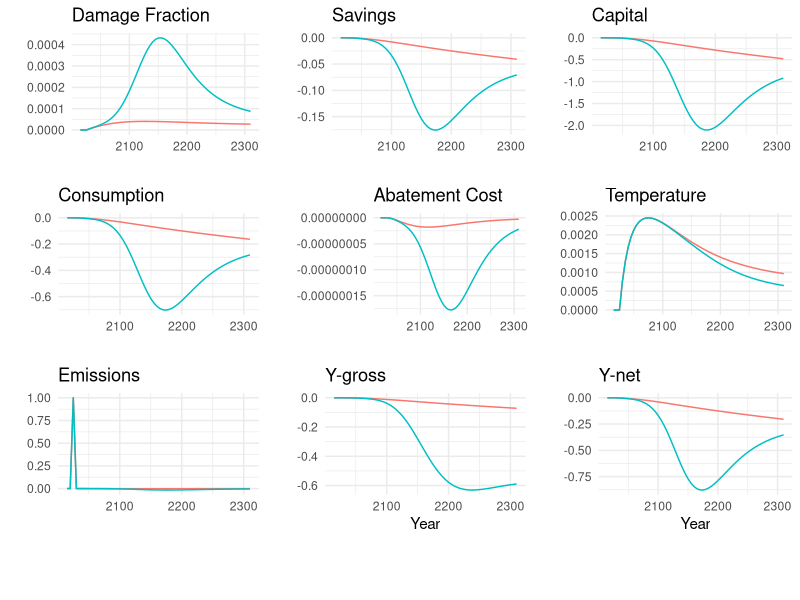
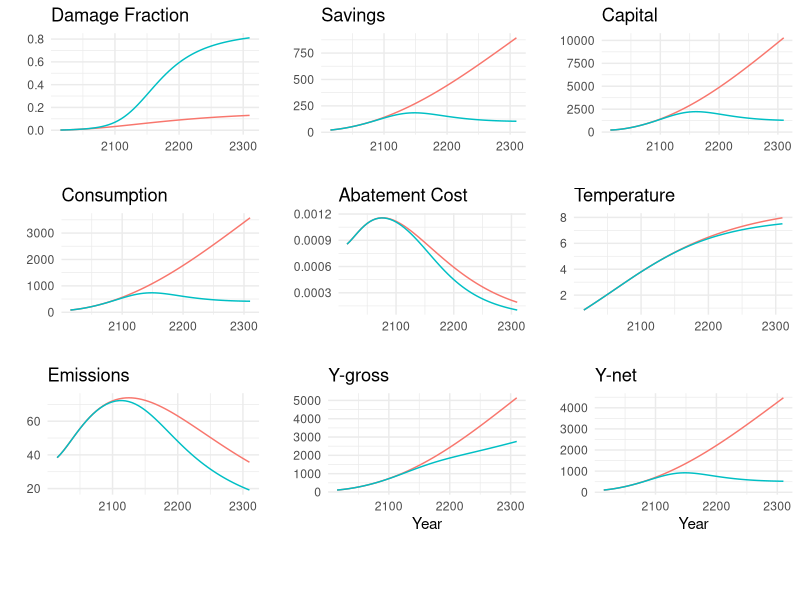
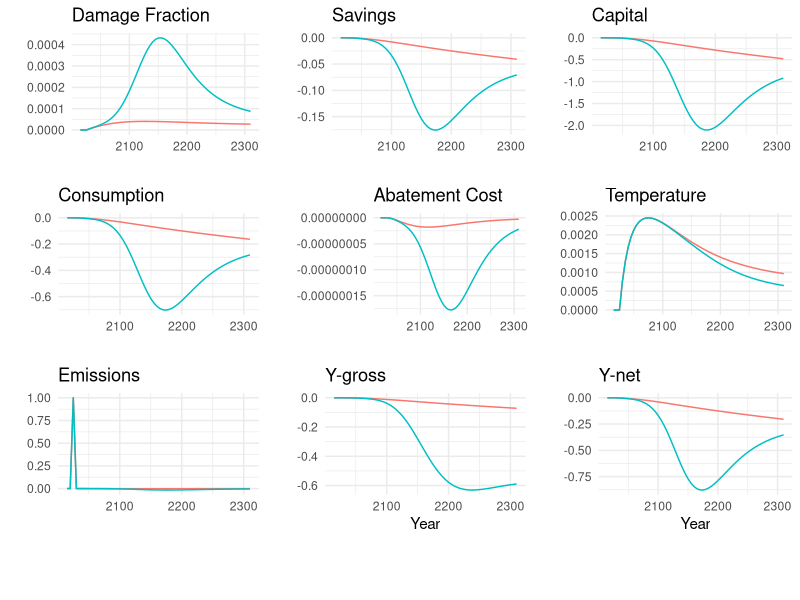
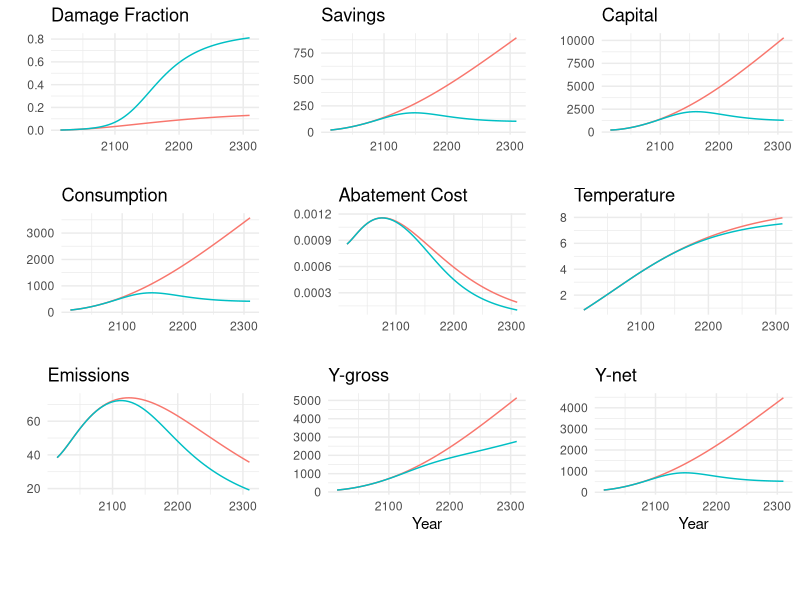

R code for these plots, in order:
# time periods (5 years per period)
time_horizon = 60
  
# availability of fossil fuels
fosslim  = 6000      # maximum cumulative extraction fossil fuels (gtc)

# time step
tstep    = 5         # years per period
  
# preferences
elasmu   = 1.45      # elasticity of marginal utility of consumption
prstp    = .015      # initial rate of social time preference per year
  
# population and technology
gama     = .300      # capital elasticity in production function
pop0     = 7403      # initial world population 2015 (millions)
popadj   = 0.134     # growth rate to calibrate to 2050 pop projection
popasym  = 11500     # asymptotic population (millions)
dk       = .100      # depreciation rate on capital (per year)
q0       = 105.5     # initial world gross output 2015 (trill 2010 usd)
k0       = 223       # initial capital value 2015 (trill 2010 usd)
a0       = 5.115     # initial level of total factor productivity
ga0      = 0.076     # initial growth rate for tfp per 5 years 
dela     = 0.005     # decline rate of tfp per 5 years
s        = 0.2       # savings rate

# emissions parameters
gsigma1  = -0.0152   # initial growth of sigma (per year)
dsig     = -0.001    # decline rate of decarbonization (per period)
eland0   = 2.6       # carbon emissions from land 2015 (gtco2 per year)
deland   = .115      # decline rate of land emissions (per period)
e0       = 35.85     # industrial emissions 2015 (gtco2 per year)
miu0     = .03       # initial emissions control rate for base case 2015

# carbon cycle
# initial conditions
mat0     = 851       # initial concentration in atmosphere 2015 (gtc)
mu0      = 460       # initial concentration in upper strata 2015 (gtc)
ml0      = 1740      # initial concentration in lower strata 2015 (gtc)
mateq    = 588       # equilibrium concentration atmosphere  (gtc)
mueq     = 360       # equilibrium concentration in upper strata (gtc)
mleq     = 1720      # equilibrium concentration in lower strata (gtc)

# flow paramaters
b12      = .12       # carbon cycle transition matrix
b23      = 0.007     # carbon cycle transition matrix
  
# these are for declaration and are defined later
# b11      carbon cycle transition matrix
# b21      carbon cycle transition matrix
# b22      carbon cycle transition matrix
# b32      carbon cycle transition matrix
# b33      carbon cycle transition matrix
# sig0     carbon intensity 2010 (kgco2 per output 2005 usd 2010)

# climate model parameters
t2xco2   = 3.1       # equilibrium temp impact (oc per doubling co2)
fex0     = 0.5       # 2015 forcings of non-co2 ghg (wm-2)
fex1     = 1.0       # 2100 forcings of non-co2 ghg (wm-2)
tocean0  = .0068     # initial lower stratum temp change (c from 1900)
tatm0    = 0.85      # initial atmospheric temp change (c from 1900)
c1       = 0.1005    # climate equation coefficient for upper level
c3       = 0.088     # transfer coefficient upper to lower stratum
c4       = 0.025     # transfer coefficient for lower level
fco22x   = 3.6813    # forcings of equilibrium co2 doubling (wm-2)
  
# climate damage parameters
a10      = 0         # initial damage intercept
# a20                # initial damage quadratic term
a1       = 0         # damage intercept
a2       = 0.00236   # damage quadratic term
a3       = 2.00      # damage exponent
a4       = 5.07e-6   # Weitzman damage term
a5       = 6.754     # damage exponent Weitzman 2012

# abatement cost
expcost2 = 2.6       # exponent of control cost function
pback    = 550       # cost of backstop 2010$ per tco2 2015
gback    = .025      # initial cost decline backstop cost per period
limmiu   = 1.2       # upper limit on control rate after 2150
tnopol   = 45        # period before which no emissions controls base
cprice0  = 2         # initial base carbon price (2010$ per tco2)
gcprice  = .02       # growth rate of base carbon price per year
  
# scaling and inessential parameters
# note that these are unnecessary for the calculations
# they ensure that mu of first period's consumption =1 and pv cons = pv utilty
scale1   = 0.0302455265681763   # multiplicative scaling coefficient
scale2   = -10993.704     # additive scaling coefficient

# parameters
# l[t]          level of population and labor
# al[t]         level of total factor productivity
# sigma[t]      co2-equivalent-emissions output ratio
# rr[t]         average utility social discount rate
# ga[t]         growth rate of productivity from
# forcoth[t]    exogenous forcing for other greenhouse gases
# gl[t]         growth rate of labor
# gcost1        growth of cost factor
# gsig[t]       change in sigma (cumulative improvement of energy efficiency)
# etree[t]      emissions from deforestation
# cumetree[t]   cumulative from land
# cost1[t]      adjusted cost for backstop
# lam           climate model parameter
# gfacpop[t]    growth factor population
# pbacktime[t]  backstop price
# optlrsav      optimal long-run savings rate used for transversality
# scc[t]        social cost of carbon
# cpricebase[t] carbon price in base case
# photel[t]     carbon price under no damages (hotelling rent condition)
# ppm[t]        atmospheric concentrations parts per million
# atfrac[t]     atmospheric share since 1850
# atfrac2010[t]     atmospheric share since 2010 ;

# parameters for long-run consistency of carbon cycle
b11 = 1 - b12
b21 = b12*mateq/mueq
b22 = 1 - b21 - b23
b32 = b23*mueq/mleq
b33 = 1 - b32 

# further definitions of parameters
a20 = a2
sig0 = e0/(q0*(1-miu0))
lam = fco22x/t2xco2

#
ga = ga0*exp(-dela*5*(0:(time_horizon-1)))

#
etree = eland0*(1-deland)^(0:(time_horizon-1))

#
forcoth = array(fex0+(1/17)*(fex1-fex0),time_horizon)
forcoth[-(1:17)] = (fex1-fex0)

pbacktime = pback*(1-gback)^(0:(time_horizon-1))

l = array(pop0,time_horizon)
al = array(a0,time_horizon) 
gsig = array(gsigma1,time_horizon)
sigma = array(sig0,time_horizon)
cumetree = array(100,time_horizon)
cost1 = array(pback*sig0/expcost2/1000,time_horizon)

for (t in 2:time_horizon) {
  
  l[t] = l[t-1]*(popasym/l[t-1])^popadj
  
  al[t] = al[t-1]/(1-ga[t-1])
  
  gsig[t] = gsig[t-1]*(1+dsig)^tstep
  
  sigma[t] = sigma[t-1]*exp(gsig[t-1]*tstep)
  
  cost1[t] = pbacktime[t]*sigma[t]/expcost2/1000

}

run_dice = function(perturbation_year=-1,damfun) {

  # variables
  # damfrac[t]      damages as fraction of gross output
  # ygross[t]       gross world product gross of abatement and damages (trillions 2005 usd per year)
  # ynet[t]         output net of damages equation (trillions 2005 usd per year)
  # abatecost[t]    cost of emissions reductions  (trillions 2005 usd per year)
  # y[t]            gross world product net of abatement and damages (trillions 2005 usd per year)
  # i[t]            investment (trillions 2005 usd per year)
  # c[t]            consumption (trillions 2005 us dollars per year)
  # k[t]            capital stock (trillions 2005 us dollars)
  # eind[t]         industrial emissions (gtco2 per year)
  # e[t]            total co2 emissions (gtco2 per year)
  # cca[t]          cumulative industrial carbon emissions (gtc)
  # forc[t]         increase in radiative forcing (watts per m2 from 1900)
  # mat[t]          carbon concentration increase in atmosphere (gtc from 1750)
  # ml[t]           carbon concentration increase in lower oceans (gtc from 1750)
  # mu[t]           carbon concentration increase in shallow oceans (gtc from 1750)
  # tatm[t]         increase temperature of atmosphere (degrees c from 1900)
  # tocean[t]       increase temperatureof lower oceans (degrees c from 1900)
  # miu[t]          emission control rate ghgs
  
  # intialize space for state variables and set starting values
  damfrac   = array(NA,      time_horizon)
  ygross    = array(NA,      time_horizon)
  ynet      = array(NA,      time_horizon)
  abatecost = array(NA,      time_horizon)
  y         = array(NA,      time_horizon)
  i         = array(NA,      time_horizon)
  c         = array(NA,      time_horizon)
  k         = array(k0,      time_horizon)
  eind      = array(NA,      time_horizon)
  e         = array(NA,      time_horizon)
  cca       = array(400,     time_horizon)
  forc      = array(NA,      time_horizon)
  mat       = array(mat0,    time_horizon)
  ml        = array(ml0,     time_horizon)
  mu        = array(mu0,     time_horizon)
  tatm      = array(tatm0,   time_horizon)
  tocean    = array(tocean0, time_horizon)
  miu       = array(miu0,    time_horizon)
  
  #
  for (t in 1:time_horizon) {
    
    # equation for damage fraction
    if (missing(damfun)) {
      damfrac[t] = (a1*tatm[t]+a2*tatm[t]^a3)/(1+a1*tatm[t]+a2*tatm[t]^a3)
    }
    else if (damfun=="Weitzman") {
      # damfrac[t] = ifelse(a1*tatm[t]+a2*tatm[t]^a3+a4*tatm[t]^a5<1,a1*tatm[t]+a2*tatm[t]^a3+a4*tatm[t]^a5,1)
      damfrac[t] = (a1*tatm[t]+a2*tatm[t]^a3+a4*tatm[t]^a5)/(1+a1*tatm[t]+a2*tatm[t]^a3+a4*tatm[t]^a5)
      
    }

    # output gross equation
    ygross[t] = (al[t]*(l[t]/1000)^(1-gama))*(k[t]^gama)
    
    # output net of damages equation
    ynet[t] = ygross[t]*(1-damfrac[t])
    
    # cost of emissions reductions equation
    abatecost[t] = ygross[t]*cost1[t]*miu[t]^expcost2
    
    # output net equation
    y[t] = ynet[t]-abatecost[t]
    
    # savings rate equation
    i[t] = s*y[t]
    
    # consumption equation
    c[t] = y[t]-i[t]
    
    # capital balance equation
    k[t+1] = (1-dk)^tstep*k[t]+tstep*i[t]
    
    # industrial emissions
    eind[t] = sigma[t]*ygross[t]*(1-(miu[t]))
    
    if (perturbation_year==(2015+t*tstep))
      eind[t] = eind[t]+1
    
    # emissions equation
    e[t] = eind[t]+etree[t]
    
    # cumulative industrial carbon emissions
    cca[t+1] = cca[t]+eind[t]*5/3.666
    
    # atmospheric concentration equation
    mat[t+1] = mat[t]*b11+mu[t]*b21+e[t]*(5/3.666)
    
    # lower ocean concentration
    ml[t+1] = ml[t]*b33+mu[t]*b23
    
    # shallow ocean concentration
    mu[t+1] = mat[t]*b12+mu[t]*b22+ml[t]*b32
    
    # radiative forcing equation
    forc[t+1] = fco22x*((log((mat[t+1]/588.000))/log(2)))+forcoth[t+1]
    
    # temperature-climate equation for atmosphere
    tatm[t+1] = tatm[t]+c1*(forc[t+1]-(fco22x/t2xco2)*tatm[t]-c3*(tatm[t]-tocean[t]))

    # temperature-climate equation for lower oceans
    tocean[t+1] = tocean[t]+c4*(tatm[t]-tocean[t])
    
  }

  # return(c)
  return(data.frame("consumption"= c,'abatecost'=abatecost,'tatm'=tatm[1:60],'emissions'=e,'ygross'=ygross,'ynet'=ynet, 'capital'=k[1:60], 'savings'=i[1:60], 'dam_frac'=damfrac))
}

library(tidyverse)
library(magrittr)

base = run_dice()
pert = run_dice(perturbation_year=2030)
diff = pert-base 
diff %<>% mutate(dam_fun = 'DICE2016',year=seq(2015,2310,5))

base_w = run_dice(damfun="Weitzman")
pert_w = run_dice(perturbation_year=2030,damfun="Weitzman")
diff_w = pert_w-base_w 
diff_w %<>% mutate(dam_fun = 'Weitzman (2012)',year=seq(2015,2310,5))

bases <- rbind(base %>% mutate(dam_fun = 'DICE2016',year=seq(2015,2310,5)),base_w %>% mutate(dam_fun = 'Weitzman (2012)',year=seq(2015,2310,5)))
diffs <- rbind(diff,diff_w)

library(ggplot2)
library(gridExtra)
library(cowplot)
options(scipen=999)

d <- ggplot(diffs) + 
  geom_line(aes(y=dam_frac,x=year,color=dam_fun)) +
  labs(title="Damage Fraction",
       y='',
       x='') +
  theme_minimal() + theme(legend.position = "none")

s <- ggplot(diffs) + 
  geom_line(aes(y=savings,x=year,color=dam_fun)) +
  labs(title="Savings",
       y='',
       x='') +
  theme_minimal() + theme(legend.position = "none")

k <- ggplot(diffs) + 
  geom_line(aes(y=capital,x=year,color=dam_fun)) +
  labs(title="Capital",
       y='',
       x='') +
  theme_minimal() + theme(legend.position = "none")

c <- ggplot(diffs) + 
  geom_line(aes(y=consumption,x=year,color=dam_fun)) +
  labs(title="Consumption",
       y='',
       x='') +
  theme_minimal() + theme(legend.position = "none")

a <- ggplot(diffs) + 
  geom_line(aes(y=abatecost,x=year,color=dam_fun)) +
  labs(title="Abatement Cost",
       y='',
       x='') +
  theme_minimal() + theme(legend.position = "none")


t <- ggplot(diffs) + 
  geom_line(aes(y=tatm,x=year,color=dam_fun)) +
  labs(title="Temperature",
       y='',
       x='') +
  theme_minimal() + theme(legend.position = "none")

e <- ggplot(diffs) + 
  geom_line(aes(y=emissions,x=year,color=dam_fun)) +
  labs(title="Emissions",
       y='',
       x='') +
  theme_minimal() + theme(legend.position = "none")


yg <- ggplot(diffs) + 
  geom_line(aes(y=ygross,x=year,color=dam_fun)) +
  labs(title="Y-gross",
       y='',
       x='Year') +
  theme_minimal() + theme(legend.position = "none")


yn <- ggplot(diffs) + 
  geom_line(aes(y=ynet,x=year,color=dam_fun)) +
  labs(title="Y-net",
       y='',
       x='Year') +
  theme_minimal() + theme(legend.position = "none")

legend <- get_legend(
  ggplot(diffs) + 
  geom_line(aes(y=ynet,x=year,color=dam_fun)) +
  labs(color="Difference From CO[2] Pulse in 2030 (1MT):") + theme(legend.position='bottom',legend.key = element_rect(color = NA, fill = NA)))

b <- ggplot()+theme_void()

plot_grid(d,s,k,c,a,t,e,yg,yn,b,legend,b, nrow=4,rel_heights = c(3/10, 3/10, 3/10, 1/10))
ggsave("differences.png",width=8,height=6)


## BASELINES
d <- ggplot(bases) + 
  geom_line(aes(y=dam_frac,x=year,color=dam_fun)) +
  labs(title="Damage Fraction",
       y='',
       x='') +
  theme_minimal() + theme(legend.position = "none")

s <- ggplot(bases) + 
  geom_line(aes(y=savings,x=year,color=dam_fun)) +
  labs(title="Savings",
       y='',
       x='') +
  theme_minimal() + theme(legend.position = "none")

k <- ggplot(bases) + 
  geom_line(aes(y=capital,x=year,color=dam_fun)) +
  labs(title="Capital",
       y='',
       x='') +
  theme_minimal() + theme(legend.position = "none")

c <- ggplot(bases) + 
  geom_line(aes(y=consumption,x=year,color=dam_fun)) +
  labs(title="Consumption",
       y='',
       x='') +
  theme_minimal() + theme(legend.position = "none")

a <- ggplot(bases) + 
  geom_line(aes(y=abatecost,x=year,color=dam_fun)) +
  labs(title="Abatement Cost",
       y='',
       x='') +
  theme_minimal() + theme(legend.position = "none")


t <- ggplot(bases) + 
  geom_line(aes(y=tatm,x=year,color=dam_fun)) +
  labs(title="Temperature",
       y='',
       x='') +
  theme_minimal() + theme(legend.position = "none")

e <- ggplot(bases) + 
  geom_line(aes(y=emissions,x=year,color=dam_fun)) +
  labs(title="Emissions",
       y='',
       x='') +
  theme_minimal() + theme(legend.position = "none")


yg <- ggplot(bases) + 
  geom_line(aes(y=ygross,x=year,color=dam_fun)) +
  labs(title="Y-gross",
       y='',
       x='Year') +
  theme_minimal() + theme(legend.position = "none")


yn <- ggplot(bases) + 
  geom_line(aes(y=ynet,x=year,color=dam_fun)) +
  labs(title="Y-net",
       y='',
       x='Year') +
  theme_minimal() + theme(legend.position = "none")

legend <- get_legend(
  ggplot(diffs) + 
    geom_line(aes(y=ynet,x=year,color=dam_fun)) +
    labs(color="Baseline:") + theme(legend.position='bottom',legend.key = element_rect(color = NA, fill = NA)))

b <- ggplot()+theme_void()

plot_grid(d,s,k,c,a,t,e,yg,yn,b,legend,b, nrow=4,rel_heights = c(3/10, 3/10, 3/10, 1/10))
ggsave("baseline.png",width=8,height=6)
